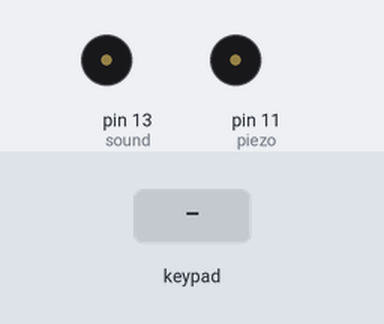
Bench run of a sketch on a simulated Arduino Uno, built with avr-gcc and run on an emulated ATmega328P. On the bench: buzzer (waves = sounding, pin HIGH). The inputs (shaded band) are chosen by the test bench.

Above: at 1.2 s.
1.3 s: keypad keys 9 8 7 6 pressed 0.4 s apart
At 1.4 s:
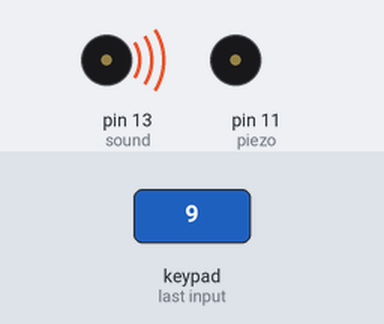
Timing chart, 0 to 4.3 s (numbered marks = the images above; inputs shaded):
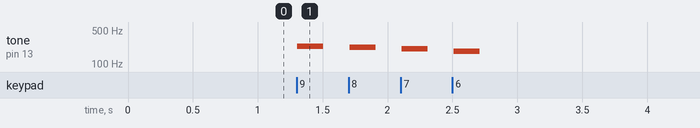

Measured:
- after the input at 1.3 s, tone on pin 13 (sound): plays 233 Hz for 0.20 s, 220 Hz for 0.20 s, 207 Hz for 0.20 s, 185 Hz for 0.20 s, starting at once

The sketch:

arduino_piano_keypad_circuit1.ino
```cpp
/*
Arduino Keypad Piano Circuit

This arduino circuit functions as a piano; however, the keypad is used
as an input of the piano with the piezo buzzer being the output. Each keys
would play a note with a different frequency. The frequencies of each key
is based off a piano note.

The circuit:
* (1) x Arduno Uno R3
* (1) x 4x4 Keypad
* (1) x Piezo Buzzer
* (10) x Wires

Created in January 18, 2021
By Collin Lam

*/

//Include Keypad Library
#include <Keypad.h>

//Initialize Pins for Keypad Module and Piezo Buzzer
const byte ROWS = 4;
const byte COLS = 4;
const int piezo = 11;
const int sound = 13;

//initialize frequency notes array
int notes[] = {130, 138, 146, 155, 164, 174, 185, 196, 207,
               220, 233, 247, 261, 277, 303, 311};

//initialize the duration
const int duration = 200;

//Define the symbols used for the keypad
char hexaKeys[ROWS][COLS] = {
  {'1','2','3','A'},
  {'4','5','6','B'},
  {'7','8','9','C'},
  {'*','0','#','D'}
};

//Define the pins for column and row of the keypad
byte rowPins[ROWS] = {9, 8, 7, 6};
byte colPins[COLS] = {5, 4, 3, 2};

//initialize an instance of class myKypad
Keypad customKeypad = Keypad(makeKeymap(hexaKeys), rowPins, colPins, ROWS, COLS);

void setup()
{
  //assign piezo buzzer as an output
  pinMode(piezo, OUTPUT);

  //start the serial communication at 9600ms
  Serial.begin(9600);
}

void loop()
{
  //runs the speaker function
  speaker();

  //delay for 100ms
  delay(100);

}

void speaker()
{
  //initalize customKey
  char customKey = customKeypad.getKey();

  //play a sound if a button is pressed with respect to the tone arrays
  if(customKey == '1'){
    tone(sound, notes[0], duration);
  } else if(customKey == '2'){
    tone(sound,notes[1], duration);
  } else if(customKey == '3'){
    tone(sound, notes[2], duration);
  } else if(customKey == 'A'){
    tone(sound, notes[3], duration);
  } else if(customKey == '4'){
    tone(sound, notes[4], duration);
  } else if(customKey == '5'){
    tone(sound, notes[5], duration);
  } else if(customKey == '6'){
    tone(sound, notes[6], duration);
  } else if(customKey == 'B'){
    tone(sound, notes[7], duration);
  } else if(customKey == '7'){
    tone(sound, notes[8], duration);
  } else if(customKey == '8'){
    tone(sound, notes[9], duration);
  } else if(customKey == '9'){
    tone(sound, notes[10], duration);
  } else if(customKey == 'C'){
    tone(sound, notes[11], duration);
  } else if(customKey == '*'){
    tone(sound, notes[12], duration);
  } else if(customKey == '0'){
    tone(sound, notes[13], duration);
  } else if(customKey == '#'){
    tone(sound, notes[14], duration);
  } else if(customKey == 'D'){
    tone(sound, notes[15], duration);
  }
}
```
